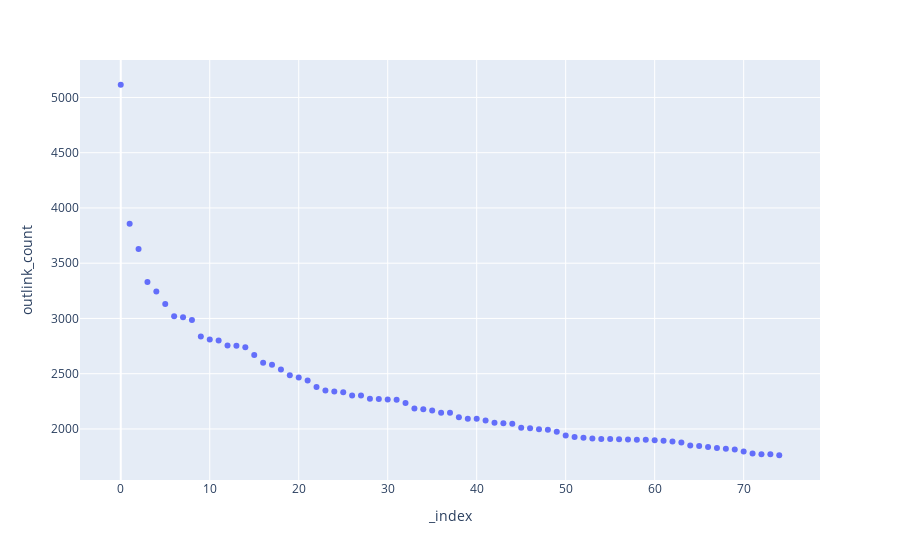

Notebook source saved alongside this figure:
### Markdown cell above
#### Do we filter on max outlinks too?

### Code cell
import plotly.express as px


N_PLOT = 75

df_plot = df_merged.sort_values("outlink_count", ascending=False).head(N_PLOT).copy().reset_index()

display(df_plot.head(3))
px.scatter(df_plot, x=df_plot.index, y="outlink_count", hover_data=["title"])

### Figure 1 — Plotly figure (JSON) as saved in the notebook; plotly's stock layout.template omitted (floating-point values rounded to 4 significant figures)
{"data": [{"customdata": [["MegaCon"], ["Cuneiform"], ["1944"], ["1946"], ["1942"], ["2000s"], ["1990s"], ["1943"], ["1945"], ["1941"], ["Dubbing"], ["Anne"], ["Ubba"], ["2010s"], ["1979"], ["1923"], ["1948"], ["1967"], ["1955"], ["2020s"], ["Oasis"], ["1916"], ["1920"], ["1961"], ["1947"], ["1940"], ["1962"], ["1970s"], ["1918"], ["1971"], ["Russia"], ["Meuse"], ["Tartan"], ["1904"], ["1949"], ["1980s"], ["1976"], ["1921"], ["1960s"], ["1963"], ["1960"], ["1926"], ["1978"], ["1774"], ["José"], ["1775"], ["McLaren"], ["1968"], ["1925"], ["Bach-Werke-Verzeichnis"], ["1966"], ["1914"], ["Philippines"], ["1939"], ["1956"], ["1969"], ["1965"], ["1937"], ["1970"], ["1917"], ["1972"], ["1954"], ["Liverpool"], ["1957"], ["1975"], ["1950"], ["Zeus"], ["1950s"], ["1915"], ["1974"], ["1951"], ["1927"], ["1919"], ["Helios"], ["1973"]], "hovertemplate": "_index=%{x}<br>outlink_count=%{y}<br>title=%{customdata[0]}<extra></extra>", "legendgroup": "", "marker": {"color": "#636efa", "symbol": "circle"}, "mode": "markers", "name": "", "orientation": "v", "showlegend": false, "type": "scatter", "x": [0, 1, 2, 3, 4, 5, 6, 7, 8, 9, 10, 11, 12, 13, 14, 15, 16, 17, 18, 19, 20, 21, 22, 23, 24, 25, 26, 27, 28, 29, 30, 31, 32, 33, 34, 35, 36, 37, 38, 39, 40, 41, 42, 43, 44, 45, 46, 47, 48, 49, 50, 51, 52, 53, 54, 55, 56, 57, 58, 59, 60, 61, 62, 63, 64, 65, 66, 67, 68, 69, 70, 71, 72, 73, 74], "xaxis": "x", "y": [5115, 3856, 3629, 3331, 3243, 3131, 3019, 3010, 2987, 2837, 2809, 2801, 2756, 2754, 2740, 2670, 2598, 2582, 2539, 2487, 2465, 2438, 2380, 2349, 2339, 2332, 2303, 2302, 2274, 2270, 2266, 2265, 2235, 2185, 2178, 2167, 2147, 2147, 2106, 2093, 2093, 2076, 2055, 2051, 2046, 2010, 2006, 1998, 1992, 1975, 1941, 1928, 1920, 1914, 1910, 1909, 1907, 1904, 1903, 1902, 1898, 1893, 1887, 1878, 1851, 1846, 1836, 1827, 1820, 1814, 1797, 1778, 1770, 1770, 1762], "yaxis": "y"}], "layout": {"legend": {"tracegroupgap": 0}, "margin": {"t": 60}, "xaxis": {"anchor": "y", "domain": [0, 1], "title": {"text": "_index"}}, "yaxis": {"anchor": "x", "domain": [0, 1], "title": {"text": "outlink_count"}}}}
